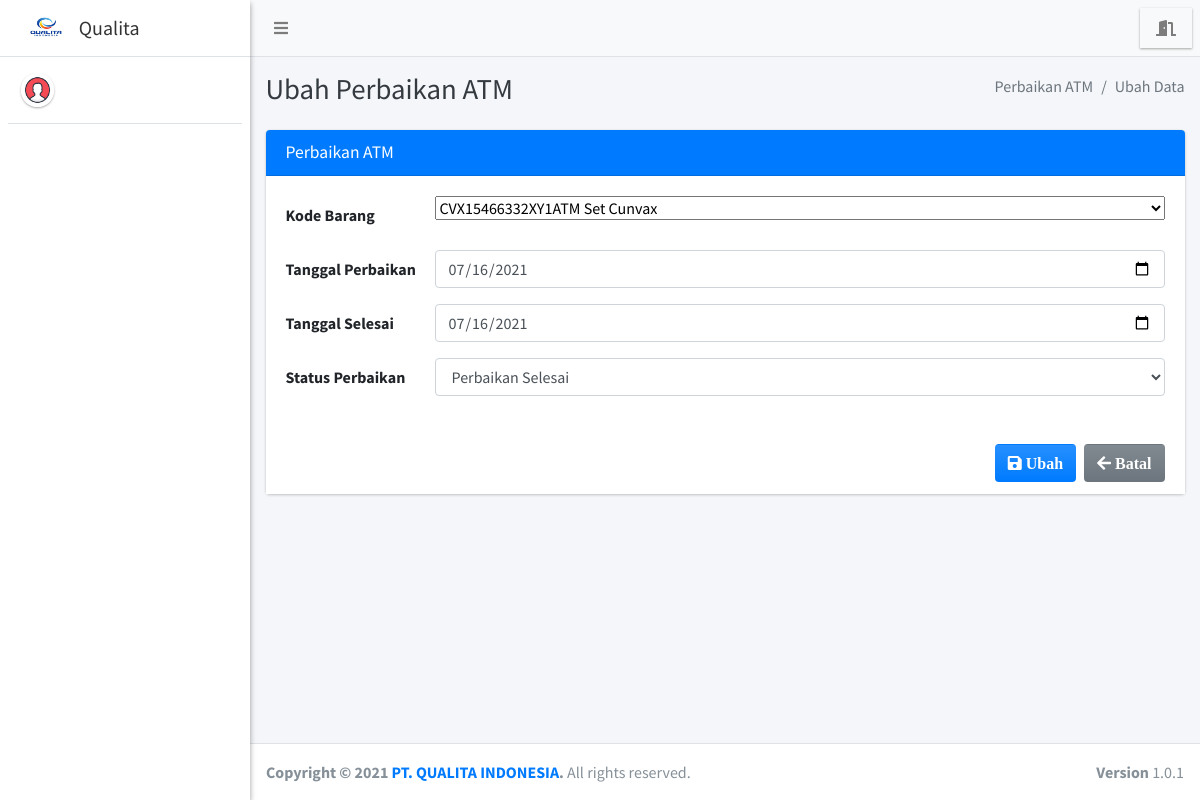
The app's page /admin/perbaikan/edit?id=2, older data.
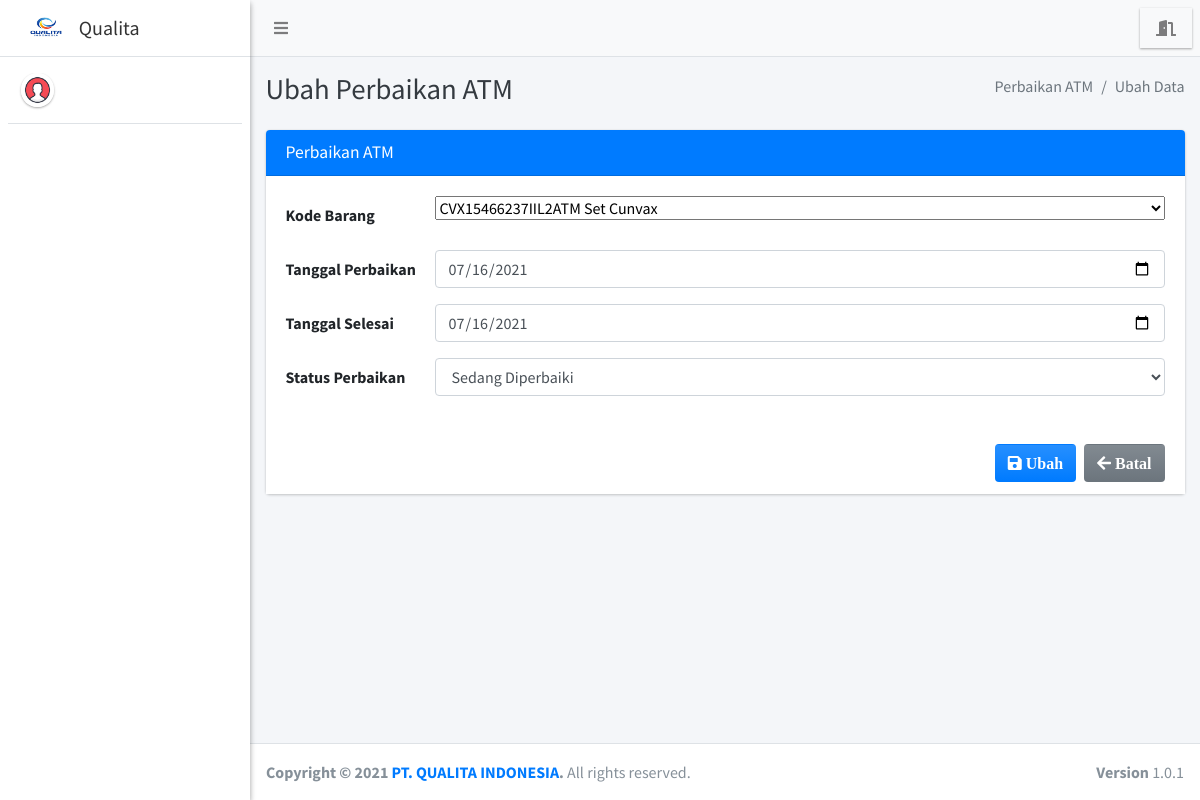
The same page, newer data.
### tables this page shows
CREATE TABLE `perbaikan` (
  `id_perbaikan` int(11) NOT NULL,
  `id_sektoratm` int(11) DEFAULT NULL,
  `tanggal_perbaikan` date DEFAULT NULL,
  `foto_sebelum` varchar(255) DEFAULT NULL,
  `tanggal_selesai` date DEFAULT NULL,
  `foto_sesudah` varchar(255) DEFAULT NULL,
  `status_perbaikan` varchar(50) DEFAULT NULL
);

### admin/perbaikan/edit.php (the view, shortened to what the changed rows need)
<?php
require '../../config/koneksi.php';
$id   = $_GET['id'];
$data = $koneksi->query("SELECT * FROM perbaikan WHERE id_perbaikan = '$id'");
$row  = $data->fetch_array();
?>
<!DOCTYPE html>
<html>
<?php
include '../../templates/head.php';
?>
<body class="hold-transition sidebar-mini layout-fixed">
    <div class="wrapper">
        <div class="content-wrapper">
            <div class="content-header">
                <div class="container-fluid">
                    <div class="row mb-2">
                        <div class="col-sm-6">
                            <h1 class="m-0 text-dark">Ubah Perbaikan ATM</h1>
                        </div>
                    </div>
                </div>
            </div>
            <section class="content">
                <div class="container-fluid">
                    <form class="form-horizontal" method="POST" action="" enctype="multipart/form-data">
                        <div class="row">
                            <div class="col-md-12">
                                <div class="card card-primary">
                                    <div class="card-body" style="background-color: white;">
                                    <div class="form-group row">
                                            <div class="col-sm-10">
                                            <select class="form control select2" name="id_sektoratm" data-placeholder="Pilih" style="width: 100%;" required>
                                                    <?php
                                                    $sd = $koneksi->query("SELECT * FROM sektor_atm AS sa
                                                    LEFT JOIN barang AS b ON sa.kode_barang = b.kode_barang WHERE sa.status = 'Tidak Aktif'");
                                                    foreach ($sd as $item) {
                                                    ?>
                                                       <option value="<?= $item['id_sektoratm'] ?>" <?php if ($item['id_sektoratm'] == $item['id_sektoratm']) {
                                                                            echo 'selected';
                                                                        } ?>><?= $item['kode_barang'] ?><?= $item['nama_barang'] ?></option>
                                                    <?php } ?>
                                                </select>
                                            </div>
                                        </div>
                                        <div class="form-group row">
                                            <div class="col-sm-10">
                                                <input type="date" class="form-control" name="tanggal_perbaikan" value="<?= $row['tanggal_perbaikan'] ?>">
                                            </div>
                                        </div>
                                        <div class="form-group row">
                                            <div class="col-sm-10">
                                                <input type="date" class="form-control" name="tanggal_selesai"  value="<?= $row['tanggal_selesai'] ?>">
                                            </div>
                                        </div>
                                        <div class="form-group row">
                                            <div class="col-sm-10">
                                            <select class="form-control select2" data-placeholder="Pilih" id="status_perbaikan" name="status_perbaikan">
                                                    <option value="Sedang Diperbaiki" <?php if ($row['status_perbaikan'] == "Sedang Diperbaiki") {
                                                                            echo "selected";
                                                                            } ?>>Sedang Diperbaiki</option>
                                                    <option value="Perbaikan Selesai" <?php if ($row['status_perbaikan'] == "Perbaikan Selesai") {
                                                                                echo "selected";
                                                                            } ?>>Perbaikan Selesai</option>
                                            </select>
                                            </div>
                                        </div>
                                    </div>
                                </div>
                            </div>
                        </div>
                    </form>
                </div>
            </section>
        </div>
    </div>
</body>
</html>

Row changes from the older to the newer data that the page shows:
changed perbaikan: status_perbaikan "Perbaikan Selesai" → "Sedang Diperbaiki"
Text that changed along with them:
form field id_sektoratm: "CVX15466332XY1ATM Set Cunvax" → "CVX15466237IIL2ATM Set Cunvax"
